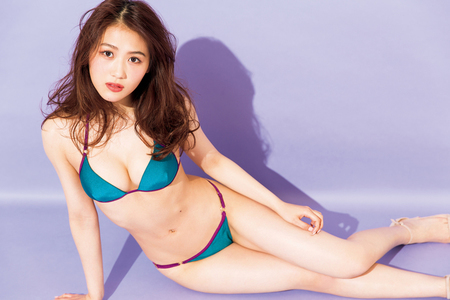
#> input picture test1.jpg, 450 x 300 px
$ python -i makeCol_v2.py   (imports and definitions only)
#> lines starting #> are read from the running program, lines starting #| are printed output that depends on the picture; after the words box and inside, x2 and y2 are one past the last pixel; in counts of white or black regions, pixels touching at a corner belong together
import numpy as np
from cv2 import cv2
import random
import boto3

# 水着のマスク画像作成
def swimsuit(src):

    hsv = cv2.cvtColor(src, cv2.COLOR_BGR2HSV)
    # 取得する色の範囲を指定する
    lower = np.array([  0,180, 8])
    upper = np.array([255,255,247])

    # 指定した色に基づいたマスク画像の生成
    swimsuit_mask = cv2.inRange(hsv, lower, upper)
    cv2.imwrite('swimsuit_mask.jpg',swimsuit_mask)
    return swimsuit_mask

# 水着輪郭検知
def contour_detection(swimsuit_bw, src):

    # 輪郭を抽出
    contours,hierarchy = cv2.findContours(swimsuit_bw, cv2.RETR_EXTERNAL, cv2.CHAIN_APPROX_SIMPLE)
    #contours.sort(key=cv2.contourArea, reverse=True)
    i = 1
    swimrect_arr = [[0,0,0,0]]
    for contour in contours:
           # 凸包の取得
        approx = cv2.convexHull(contour)
           # 輪郭の領域を計算
        area = cv2.contourArea(approx)
        # ノイズ除外
        if area < 1e1:
           continue
        swimsuit_rect = cv2.boundingRect(contour)
        swimrect_arr = np.append(swimrect_arr,np.array([[swimsuit_rect[0],swimsuit_rect[1],swimsuit_rect[2],swimsuit_rect[3]]]),axis=0)
        x,y,w,h = cv2.boundingRect(contour)
        cv2.rectangle(src,(x,y),(x+w,y+h),(0,255,0),2)
    return swimrect_arr

#水着輪郭衝突判定
def swimsuit_collision(swimrect_arr,mizutama_x,mizutama_y,mizutama_r):
    #衝突判定
    for i in range(len(swimrect_arr)-1):
        #print('index')
        rect_cx = swimrect_arr[i+1][0] + swimrect_arr[i+1][2]/2
        rect_cy = swimrect_arr[i+1][1] + swimrect_arr[i+1][3]/2
        dist_c = np.sqrt((mizutama_x - rect_cx) ** 2 + (mizutama_y - rect_cy) ** 2)
        rect_r = np.sqrt((swimrect_arr[i+1][2]/2) ** 2 + (swimrect_arr[i+1][3]/2) ** 2)
        dist_r = rect_r + mizutama_r
        if dist_r > dist_c:
            return False
    return True

#肌のマスク画像を作成
def create_skin_mask(src):
    hsv = cv2.cvtColor(src,cv2.COLOR_BGR2HSV)
    lower = np.array([0,60,80])
    upper = np.array([30,255,255])
    skin_mask = cv2.inRange(hsv,lower,upper)
    cv2.imwrite('skin_mask.jpg',skin_mask)
    return skin_mask

#肌マスク画像から水玉の中心座標を取得
def getSkinMizutamPoint(src,skin_mask):
    maskHeight, maskWidth =  src.shape[:2]
    while True:
        circle_x = random.randrange(6,maskWidth - 6)
        circle_y = random.randrange(6,maskHeight - 6)
        val = skin_mask[circle_y,circle_x]
        if val == 255:
            break
        else:
            pass
    return circle_x, circle_y

#顔検出
def faceDetect(src):
    cascade_path = './cv2/data/haarcascade_frontalface_default.xml'
    cascade  = cv2.CascadeClassifier(cascade_path)
    img_gray  = cv2.cvtColor(src,cv2.COLOR_BGR2GRAY)
    facerect  = cascade.detectMultiScale(img_gray, scaleFactor=1.11, minNeighbors=1, minSize=(80, 80))
    return facerect


#顔の水玉を抽出
def faceMizutamaDedide(facerect,color_mask, src,mask):
    if len(facerect) > 0:
        rect = facerect[0]
        face_x = rect[0] + int(rect[2]/2)
        face_y = rect[1] + int(rect[3]/2)
        face_r = rect[3]
        cv2.circle(src,(face_x,face_y),face_r,color_mask,3)
        cv2.circle(mask,(face_x,face_y),face_r,color_mask,-1)
        mizutama_arr =  [[face_x,face_y,face_r]]
    else:
        mizutama_arr = [[0,0,0]]
        face_r = 0
    return mizutama_arr, face_r

#水玉の位置を決定する
def makeMizutamaPos(mizutama_arr,facerect,src,skin_mask, mask,swimsuit_rect_arr,face_r):
    mizutama_cnt = 0
    roop_cnt = 0
    if len(facerect) > 0:
        while mizutama_cnt < 10:
            print(roop_cnt)
            if roop_cnt > 150000:
                break
            mizutama_x,mizutama_y = getSkinMizutamPoint(src,skin_mask)
            mizutama_r = random.randrange(int(face_r * 0.25),int(face_r * 1.2))
            for i in range(len(mizutama_arr)):
                c_dest = np.sqrt((mizutama_x - mizutama_arr[i-1][0]) ** 2 + (mizutama_y - mizutama_arr[i-1][1]) ** 2)
                r_dest = mizutama_r + mizutama_arr[i-1][2]
                if c_dest > r_dest:
                    pass
                else:
                    roop_cnt += 1
                    break
                if i == len(mizutama_arr)-1:
                    swimsuit_flg = swimsuit_collision(swimsuit_rect_arr,mizutama_x,mizutama_y,mizutama_r)
                    if swimsuit_flg:
                        mizutama_arr = np.append(mizutama_arr,np.array([[mizutama_x,mizutama_y,mizutama_r]]),axis=0)
                        cv2.circle(src,(mizutama_x,mizutama_y),mizutama_r,color,3)
                        cv2.circle(mask,(mizutama_x,mizutama_y),mizutama_r,color_mask,-1)
                        mizutama_cnt += 1
                        print('index')
                        print(mizutama_cnt)
                        roop_cnt += 1
                    else:
                        roop_cnt += 1
                        break
        return '水玉こら作成完了',True
    else:
        return 'グラビア画像として認識できません',False
#####################################################
color = (255, 0, 0)
color1 = (0, 0, 255)
color_mask = (255, 255, 255)


#メイン処理

#画像読込・初期処理
###################################
def makeImage(srcName):
    #srcName = 'testpy.jpg'
#> called with srcName = 'test1.jpg'
    src = cv2.imread(srcName)
#> src is the input picture: shape (300, 450, 3); mean B, G, R 188.4, 172.8, 189.3
    origin = cv2.imread(srcName)
    mask = cv2.imread(srcName)
    height, width = mask.shape[:2]
#> height = 300; width = 450
    pts = np.array( [ [0,0], [0,height], [width, height], [width,0] ] )
#> pts = [[0, 0], [0, 300], [450, 300], [450, 0]]
    mask = cv2.fillPoly(mask, pts =[pts],color=(0,0,0))
#> mask: shape (300, 450, 3); every value is 0
    cv2.imwrite('mask.jpg', mask)
    ####################################

    #肌マスク作成
    skin_mask = create_skin_mask(src)
#> in create_skin_mask, `hsv = cv2.cvtColor(src,cv2.COLOR_BGR2HSV)`: hsv: shape (300, 450, 3); mean H, S, V 84.1, 62.7, 209.6
#> in create_skin_mask, `skin_mask = cv2.inRange(hsv,lower,upper)`:
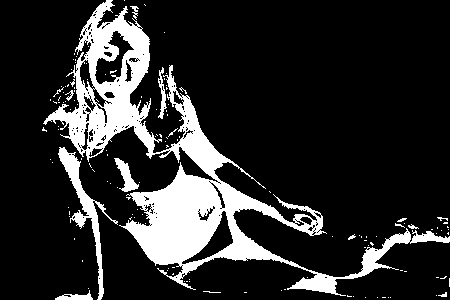
#> skin_mask: shape (300, 450); 16.9% white; 136 white regions (123 under 20 px), largest, box (x1, y1, x2, y2) and area: (43, 0, 450, 296) 20088, (58, 147, 118, 300) 1471, (114, 158, 139, 192) 342

    #水着マスク作成
    swimsuit_mask = swimsuit(src)
#> in swimsuit, `swimsuit_mask = cv2.inRange(hsv, lower, upper)`:
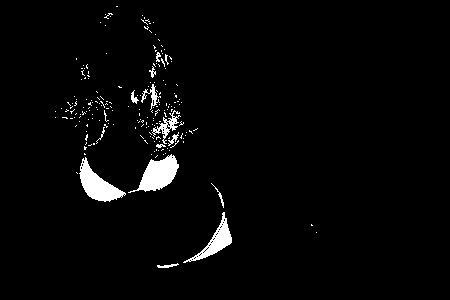
#> swimsuit_mask: shape (300, 450); 2.8% white; 197 white regions (184 under 20 px)

    #水着輪郭抽出
    swimsuit_rect_arr = contour_detection(swimsuit_mask,src)
#> in contour_detection, `contours,hierarchy = cv2.findContours(swimsuit_bw, cv2.RETR_EXTERNAL, ..`: contours = 197 contours, 188 with area under 20; largest, box (x1, y1, x2, y2) and area: (128, 154, 179, 193) 889, (79, 157, 126, 202) 846, (183, 212, 232, 263) 596, (152, 110, 181, 144) 208, (141, 84, 161, 110) 92
#> the loop in contour_detection, `for contour in contours:` made 197 passes
#> (area, x, y, w, h) on passes 5, 7, 9: (60, 211, 183, 13, 25), (1077.5, 79, 157, 47, 45), (1101.5, 128, 154, 51, 39)
#> after the loop in contour_detection, `for contour in contours:`:
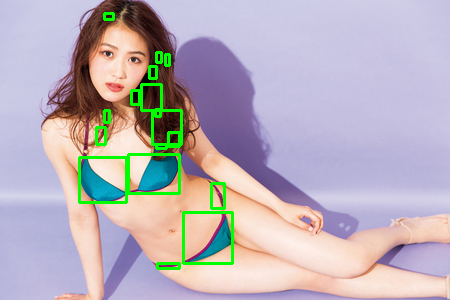
#> src: shape (300, 450, 3); 2.64% of pixels changed, all inside (x1, y1, x2, y2) = (78, 12, 234, 270)
#> after the loop in contour_detection, `for contour in contours:`: swimrect_arr = 18 rows, first 6: [0, 0, 0, 0], [157, 263, 22, 5], [183, 212, 49, 51], [211, 183, 13, 25], [79, 157, 47, 45], [128, 154, 51, 39]
#> swimsuit_rect_arr has the same summary as swimrect_arr in contour_detection

    #顔検出
    facerect  = faceDetect(src)
#> in faceDetect, `img_gray  = cv2.cvtColor(src,cv2.COLOR_BGR2GRAY)`:
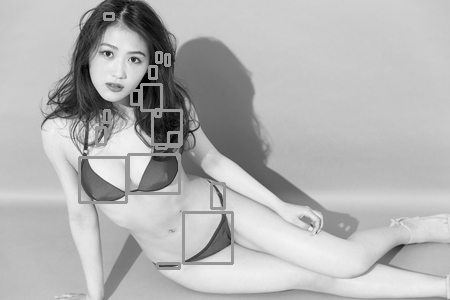
#> img_gray: shape (300, 450); min 0, max 247, mean 180
#> in faceDetect, `facerect  = cascade.detectMultiScale(img_gray, scaleFactor=1.11, minNe..`: facerect = [[77, 22, 87, 87]]
#> facerect = [[77, 22, 87, 87]]

    #顔水玉位置決定
    mizutama_arr,face_r = faceMizutamaDedide(facerect,color_mask,src,mask)
#> in faceMizutamaDedide, `rect = facerect[0]`: rect = [77, 22, 87, 87]
#> in faceMizutamaDedide, `face_x = rect[0] + int(rect[2]/2)`: face_x = 120
#> in faceMizutamaDedide, `face_y = rect[1] + int(rect[3]/2)`: face_y = 65
#> in faceMizutamaDedide, `face_r = rect[3]`: face_r = 87
#> in faceMizutamaDedide, `cv2.circle(src,(face_x,face_y),face_r,color_mask,3)`: src: shape (300, 450, 3); 1.55% of pixels changed, all inside (x1, y1, x2, y2) = (31, 0, 210, 155)
#> in faceMizutamaDedide, `cv2.circle(mask,(face_x,face_y),face_r,color_mask,-1)`:
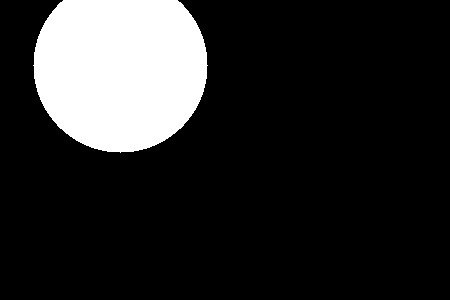
#> mask: shape (300, 450, 3); 16.4% white; 1 white region, box (x1, y1, x2, y2) and area: (33, 0, 208, 153) 22085
#> in faceMizutamaDedide, `mizutama_arr =  [[face_x,face_y,face_r]]`: mizutama_arr = [[120, 65, 87]]
#> mizutama_arr = [[120, 65, 87]]; face_r = 87

    #そのほか水玉位置決定
    msg,completeFlg = makeMizutamaPos(mizutama_arr,facerect,src,skin_mask,mask,swimsuit_rect_arr,face_r)
#> the loop in makeMizutamaPos, `while mizutama_cnt < 10:` made 150002 passes
#> (mizutama_x, mizutama_y, mizutama_r) on passes 1 to 3: (267, 254, 72), (139, 37, 91), (103, 119, 51)
#> after the loop in makeMizutamaPos, `while mizutama_cnt < 10:`: mask: shape (300, 450, 3); 37.3% white; 10 white regions, largest, box (x1, y1, x2, y2) and area: (33, 0, 208, 153) 22085, (331, 172, 450, 299) 12155, (48, 235, 155, 300) 5611
#> after the loop in makeMizutamaPos, `while mizutama_cnt < 10:`:
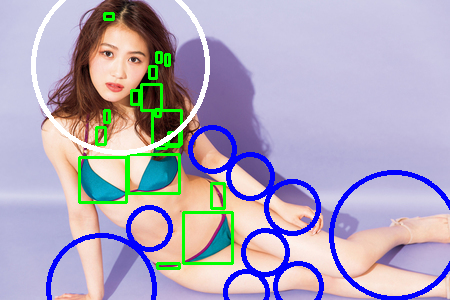
#> src: shape (300, 450, 3); mean B, G, R 190.3, 168.4, 175.7
#> after the loop in makeMizutamaPos, `while mizutama_cnt < 10:`: mizutama_arr = [[120, 65, 87], [394, 235, 63], [292, 207, 26], [101, 288, 53], [212, 149, 22], [298, 286, 23], [265, 252, 22], [149, 228, 21], [250, 176, 22], [246, 292, 21]]; mizutama_cnt = 9; roop_cnt = 150001; swimsuit_flg = False
#> msg = '水玉こら作成完了'; completeFlg = True

    #画像保存処理
    #######################################
    mask_gray  = cv2.cvtColor(mask,cv2.COLOR_BGR2GRAY)
    masked = cv2.bitwise_and(origin, origin, mask=mask_gray)
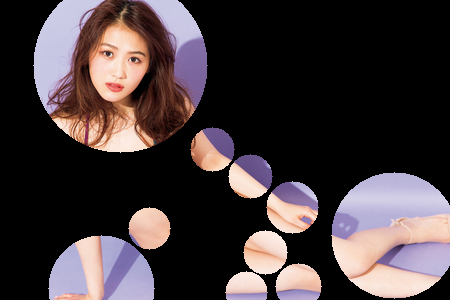
#> masked: shape (300, 450, 3); mean B, G, R 60, 57.5, 67.7
    cv2.imwrite('face_detect.jpg',src)
    cv2.imwrite('mask_result.jpg',mask)
    cv2.imwrite('masked_result.jpg',masked)
    #S3アクセス＆アップロード
    accesskey = "AKIARWVS365LHIQP6E4O"
    secretkey = "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"
    region = "ap-northeast-1"
#> (the run stopped early here; a loop or call above may not have finished)

$ run again, on testpy.jpg
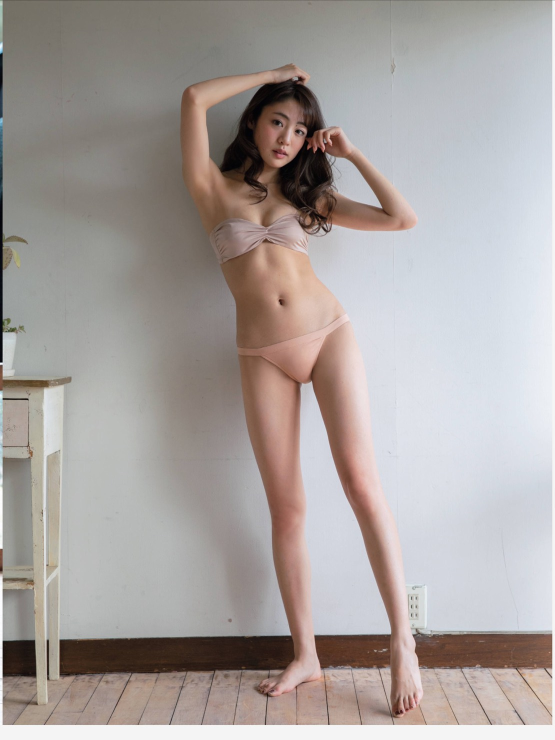
#> input picture testpy.jpg, 1109 x 1479 px (shown at 1/2 size)
#> in makeImage, src is the input picture: shape (1479, 1109, 3); mean B, G, R 159, 161.7, 168.6
#> mask: shape (1479, 1109, 3); every value is 0
#> hsv: shape (1479, 1109, 3); mean H, S, V 50.7, 31, 172.4
#> skin_mask: shape (1479, 1109); 12.6% white; 382 white regions (321 under 20 px), largest, box (x1, y1, x2, y2) and area: (360, 128, 853, 1450) 163674, (830, 1268, 1104, 1357) 17673, (614, 255, 831, 461) 15167
#> swimsuit_mask: shape (1479, 1109); 0.07% white in thin lines or dots, all inside (x1, y1, x2, y2) = (0, 106, 815, 1428)
#> contours = 251 contours, 249 with area under 20; largest, box (x1, y1, x2, y2) and area: (585, 278, 617, 322) 40, (635, 294, 648, 308) 30
#> the loop in contour_detection, `for contour in contours:` made 251 passes
#> (contour, approx, area) on passes 3, 5, 6: ([[796, 1423], [796, 1425], [798, 1427], [796, 1425]], [[796, 1423], [798, 1427], [796, 1425]], 2), ([[801, 1421], [801, 1422], [802, 1422], [802, 1421]], [[802, 1421], [802, 1422], [801, 1422], [801, 1421]], 1), ([[813, 1418], [813, 1419], [814, 1419], [814, 1418]], [[814, 1418], [814, 1419], [813, 1419], [813, 1418]], 1)
#> after the loop in contour_detection, `for contour in contours:`:
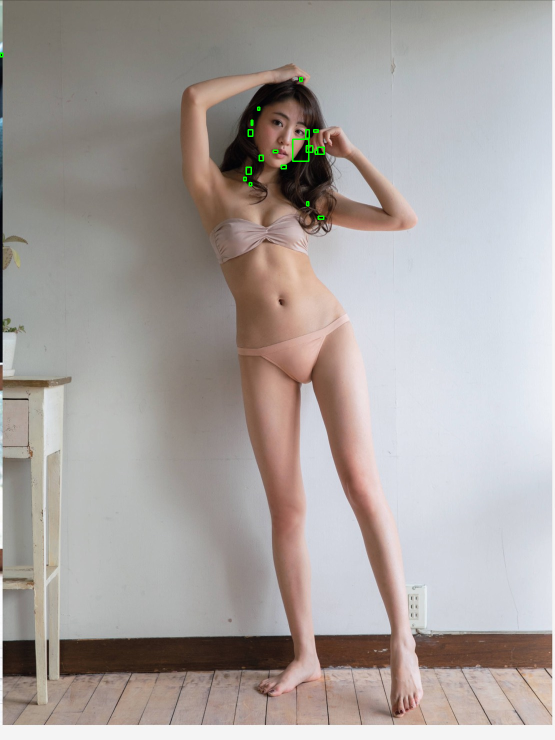
#> src: shape (1479, 1109, 3) (shown at 1/2 size); 0.13% of pixels changed, all inside (x1, y1, x2, y2) = (0, 105, 650, 440)
#> swimsuit_rect_arr = 20 rows, first 6: [0, 0, 0, 0], [636, 432, 11, 6], [613, 403, 4, 8], [498, 365, 5, 6], [487, 354, 5, 7], [492, 334, 10, 14]
#> in faceDetect, `img_gray  = cv2.cvtColor(src,cv2.COLOR_BGR2GRAY)`:
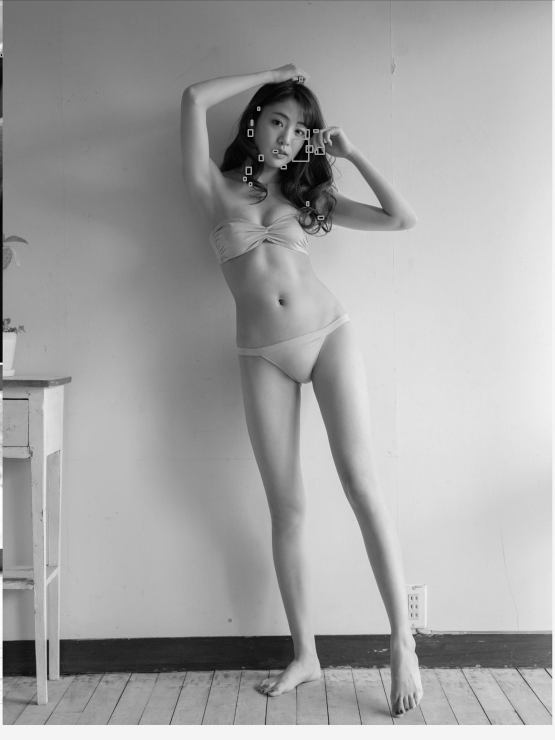
#> img_gray: shape (1479, 1109) (shown at 1/2 size); min 0, max 255, mean 163.6
#> in faceDetect, `facerect  = cascade.detectMultiScale(img_gray, scaleFactor=1.11, minNe..`: facerect = ()
#> mizutama_arr = [[0, 0, 0]]; face_r = 0
#> msg = 'グラビア画像として認識できません'; completeFlg = False
#> mask_gray: shape (1479, 1109); every value is 0

$ run again, on test2.webp
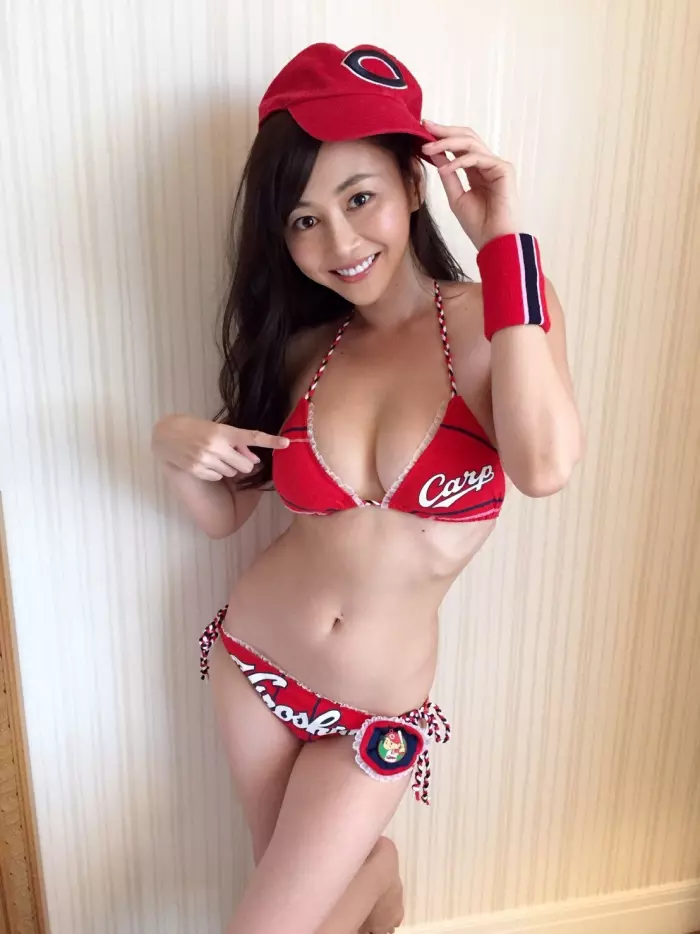
#> input picture test2.webp, 700 x 934 px
#> in makeImage, src is the input picture: shape (934, 700, 3); mean B, G, R 162.1, 171.1, 199.3
#> hsv: shape (934, 700, 3); mean H, S, V 35.7, 59.7, 200
#> skin_mask: shape (934, 700); 28.3% white; 149 white regions (122 under 20 px), largest, box (x1, y1, x2, y2) and area: (488, 0, 700, 934) 69297, (289, 139, 559, 508) 45897, (202, 474, 387, 704) 21993
#> swimsuit_mask: shape (934, 700); 5.3% white; 230 white regions (188 under 20 px)
#> contours = 217 contours, 193 with area under 20; largest, box (x1, y1, x2, y2) and area: (259, 44, 441, 175) 10714, (389, 387, 505, 522) 8194, (246, 442, 356, 514) 4015, (477, 234, 524, 341) 3402, (360, 721, 423, 775) 2476
#> the loop in contour_detection, `for contour in contours:` made 217 passes
#> (area, x, y, w, h) on passes 43, 44, 58: (2534, 360, 721, 63, 54), (565, 285, 721, 55, 22), (2525.5, 261, 678, 110, 52)
#> after the loop in contour_detection, `for contour in contours:`: swimrect_arr = 51 rows, first 6: [0, 0, 0, 0], [4, 903, 7, 31], [298, 744, 6, 8], [360, 721, 63, 54], [285, 721, 55, 22], [429, 715, 4, 11]
#> swimsuit_rect_arr has the same summary as swimrect_arr in contour_detection
#> in faceDetect, `facerect  = cascade.detectMultiScale(img_gray, scaleFactor=1.11, minNe..`: facerect = [[254, 151, 166, 166]]
#> rect = [254, 151, 166, 166]
#> face_x = 337
#> face_y = 234
#> in faceMizutamaDedide, `face_r = rect[3]`: face_r = 166
#> in faceMizutamaDedide, `cv2.circle(mask,(face_x,face_y),face_r,color_mask,-1)`:
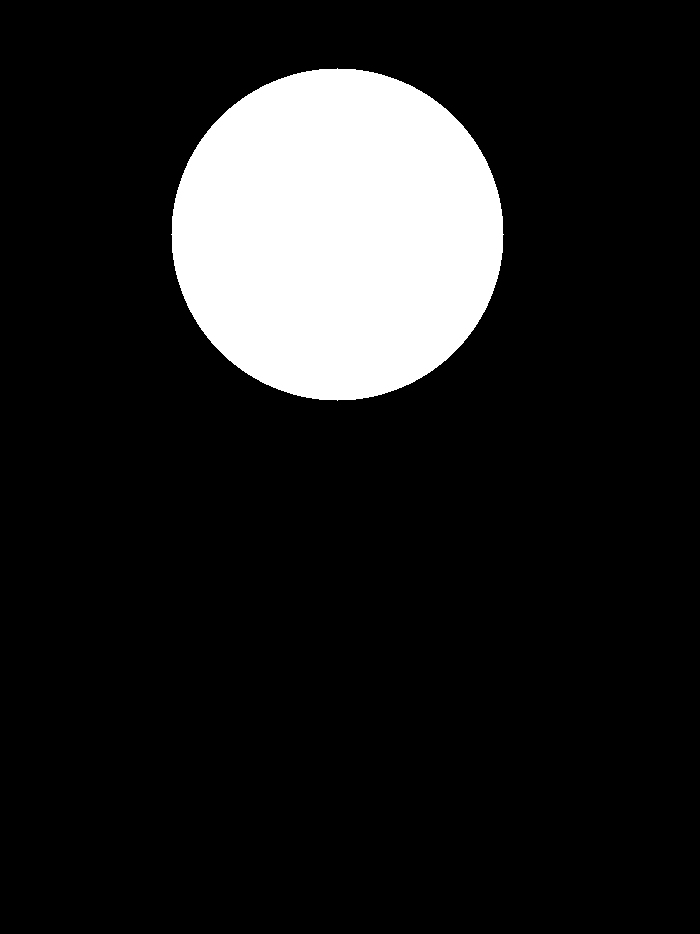
#> mask: shape (934, 700, 3); 13.2% white; 1 white region, box (x1, y1, x2, y2) and area: (171, 68, 504, 401) 86525
#> in faceMizutamaDedide, `mizutama_arr =  [[face_x,face_y,face_r]]`: mizutama_arr = [[337, 234, 166]]
#> in makeImage, `mizutama_arr,face_r = faceMizutamaDedide(facerect,color_mask,src,mask)`: face_r = 166
#> the loop in makeMizutamaPos, `while mizutama_cnt < 10:` made 485 passes
#> (mizutama_x, mizutama_y, mizutama_r) on passes 1 to 3: (271, 529, 165), (229, 522, 76), (262, 551, 195)
#> after the loop in makeMizutamaPos, `while mizutama_cnt < 10:`: mizutama_arr = [[337, 234, 166], [631, 661, 93], [250, 828, 77], [540, 837, 101], [22, 755, 110], [679, 262, 80], [175, 462, 57], [690, 47, 41], [691, 410, 42], [675, 924, 44], [392, 903, 58]]; mizutama_cnt = 10; roop_cnt = 485; swimsuit_flg = True
#> msg = '水玉こら作成完了'; completeFlg = True
#> mask_gray: shape (934, 700); 34.9% white; 11 white regions, largest, box (x1, y1, x2, y2) and area: (171, 68, 504, 401) 86525, (439, 736, 642, 934) 31840, (538, 568, 700, 755) 25036
#> in makeImage, `masked = cv2.bitwise_and(origin, origin, mask=mask_gray)`:
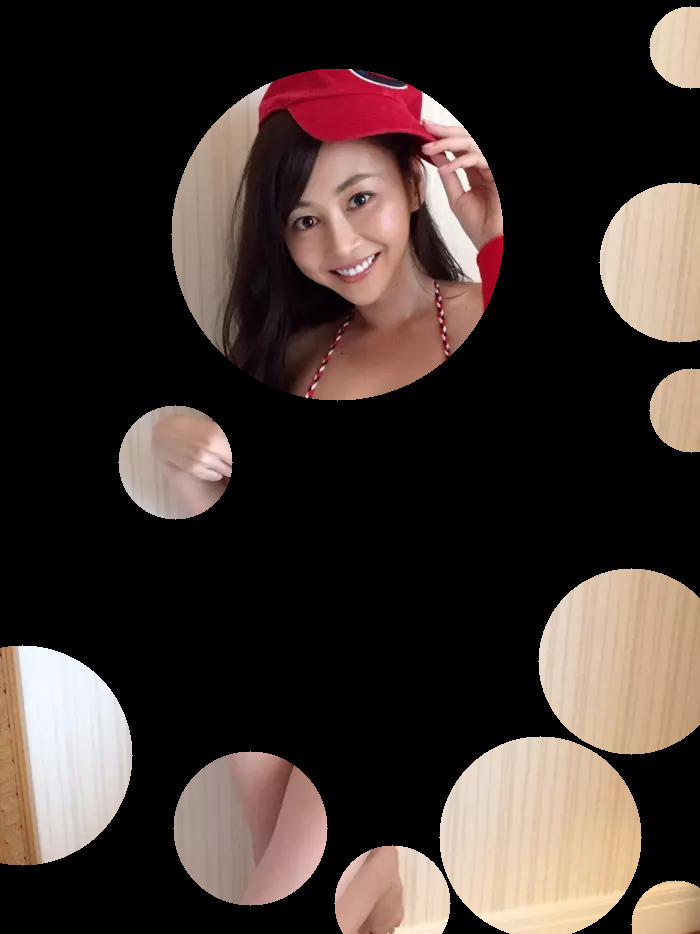
#> masked: shape (934, 700, 3); mean B, G, R 46.7, 51.5, 63.1
